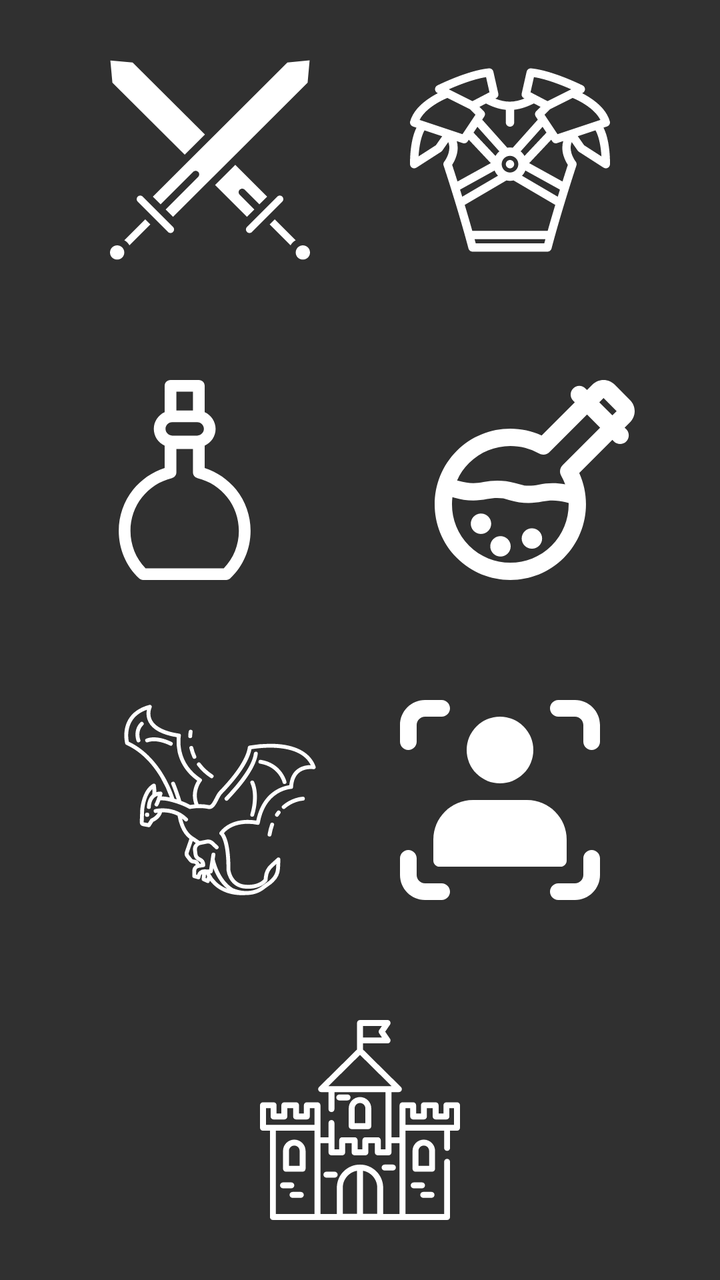
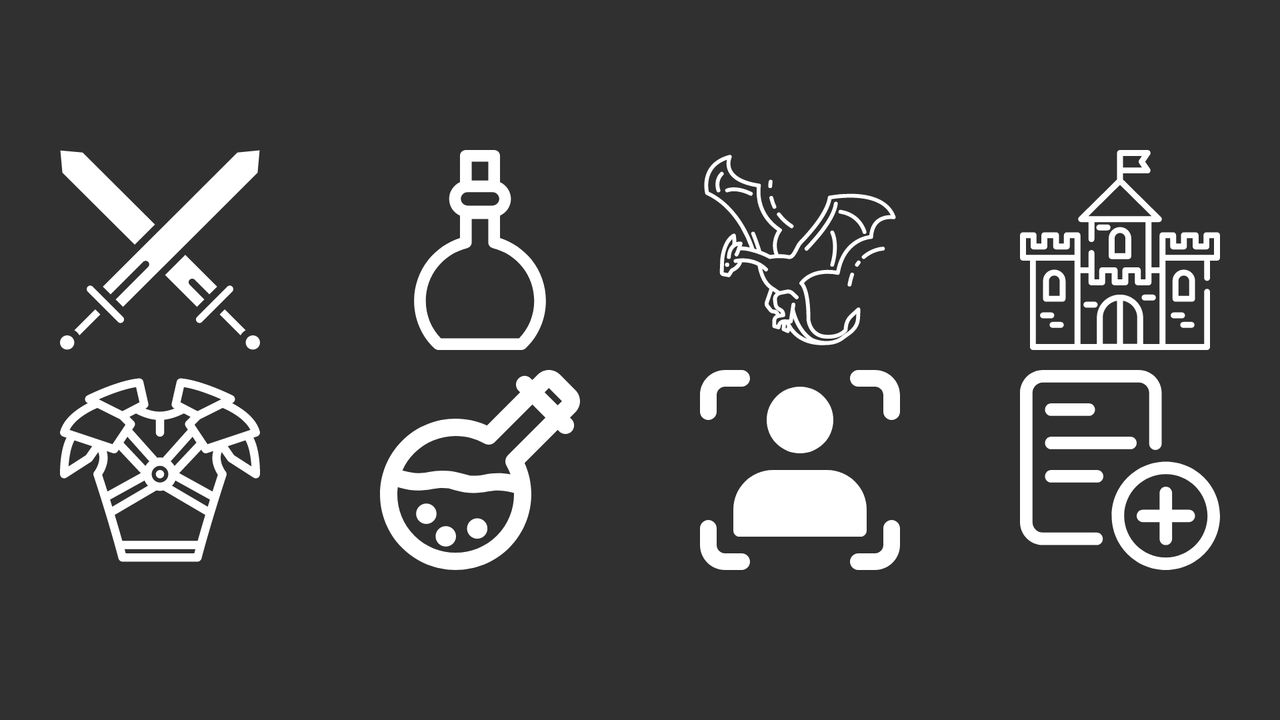

Two renders of one Android screen. The first uses the default layout on a phone; the second uses the alternative layout the repository ships for a different screen configuration, on a matching device. The two XML files are below.
<!-- AndroidManifest.xml: application theme Theme.Design.NoActionBar -->
<!-- res/layout/activity_main.xml -->
<?xml version="1.0" encoding="utf-8"?>
<LinearLayout xmlns:android="http://schemas.android.com/apk/res/android"
    xmlns:app="http://schemas.android.com/apk/res-auto"
    xmlns:tools="http://schemas.android.com/tools"
    android:layout_width="match_parent"
    android:layout_height="match_parent"
    tools:context=".MainActivity"
    android:orientation="vertical"
    android:layout_weight="1">

    <LinearLayout
        android:layout_width="match_parent"
        android:layout_height="wrap_content"
        android:orientation="horizontal"
        android:layout_weight="1"
        android:gravity="center">
        <Button
            android:id="@+id/btnSwords"
            android:layout_width="100dp"
            android:layout_height="100dp"
            android:textSize="40sp"
            android:layout_marginEnd="25dp"
            android:background="@drawable/ic_sword"
            android:backgroundTint="@color/white"

            />
        <Button
            android:id="@+id/btnArmor"
            android:layout_width="100dp"
            android:layout_height="100dp"
            android:background="@drawable/ic_armor"
            android:backgroundTint="@color/white"
            android:textSize="40sp"
            android:layout_marginStart="25dp"/>
    </LinearLayout>
    <LinearLayout
        android:layout_width="match_parent"
        android:layout_height="wrap_content"
        android:orientation="horizontal"
        android:gravity="center"
        android:layout_weight="1">
        <Button
            android:id="@+id/btnDecotions"
            android:layout_width="100dp"
            android:layout_height="100dp"
            android:background="@drawable/ic_potion"
            android:backgroundTint="@color/white"
            android:textSize="40sp"
            android:layout_marginEnd="40dp"/>
        <Button
            android:id="@+id/btnElixirs"
            android:layout_width="100dp"
            android:layout_height="100dp"
            android:background="@drawable/ic_potion__1_"
            android:backgroundTint="@color/white"
            android:textSize="20sp"
            android:layout_marginStart="35dp"/>
    </LinearLayout>
    <LinearLayout
        android:layout_width="match_parent"
        android:layout_height="wrap_content"
        android:orientation="horizontal"
        android:layout_weight="1"
        android:gravity="center">
        <Button
            android:id="@+id/btnBeast"
            android:layout_width="100dp"
            android:layout_height="100dp"
            android:background="@drawable/ic_dragon"
            android:backgroundTint="@color/white"
            android:textSize="20sp"
            android:layout_marginEnd="20dp"/>
        <Button
            android:id="@+id/btnCharacters"
            android:layout_width="100dp"
            android:layout_height="100dp"
            android:background="@drawable/ic_user_images"
            android:backgroundTint="@color/white"
            android:textSize="20sp"
            android:layout_marginStart="20dp"/>
    </LinearLayout>
    <LinearLayout
        android:layout_width="match_parent"
        android:layout_height="wrap_content"
        android:orientation="horizontal"
        android:layout_weight="1"
        android:gravity="center">
        <Button
            android:id="@+id/btnLocations"
            android:layout_width="100dp"
            android:layout_height="100dp"
            android:background="@drawable/ic_castle"
            android:backgroundTint="@color/white"
            android:textSize="65sp"/>

    </LinearLayout>

</LinearLayout>
<!-- resources referenced by this layout -->
<resources>
  <!-- drawable ic_armor: vector/xml drawable (drawable, 4969 chars, omitted) -->
  <!-- drawable ic_castle: vector/xml drawable (drawable, 6291 chars, omitted) -->
  <!-- drawable ic_dragon: vector/xml drawable (drawable, 8676 chars, omitted) -->
  <!-- drawable ic_potion (drawable) -->
  <vector android:height="24dp" android:viewportHeight="512"
      android:viewportWidth="512" android:width="24dp" xmlns:android="http://schemas.android.com/apk/res/android">
      <path android:fillColor="#FF000000" android:pathData="M388.002,280.844c-20.827,-26.115 -49.183,-45.59 -80.769,-55.68v-56.902c16.482,-7.344 28.006,-23.871 28.006,-43.048c0,-19.178 -11.525,-35.705 -28.007,-43.05V15c0,-8.284 -6.716,-15 -15,-15h-72.464c-8.284,0 -15,6.716 -15,15v67.269c-16.358,7.396 -27.775,23.856 -27.775,42.945c0,19.087 11.417,35.548 27.775,42.944v57.007c-31.586,10.09 -59.942,29.564 -80.769,55.68c-23.695,29.712 -36.745,67.046 -36.745,105.125c0,46.442 18.473,89.719 52.017,121.858c2.792,2.675 6.51,4.169 10.377,4.169l212.7,0.003c3.867,0 7.585,-1.493 10.377,-4.169c33.546,-32.14 52.021,-75.418 52.021,-121.862C424.747,347.891 411.697,310.556 388.002,280.844zM234.769,30h42.464v48.101h-42.464V30zM224.107,108.101h64.02c9.436,0 17.113,7.677 17.113,17.113s-7.677,17.112 -17.113,17.112h-64.02c-9.436,0 -17.113,-7.677 -17.113,-17.112C206.994,115.777 214.671,108.101 224.107,108.101zM356.148,482l-200.297,-0.004c-24.934,-25.941 -38.596,-59.815 -38.596,-96.027c0,-64.319 43.604,-119.776 106.036,-134.86c6.734,-1.626 11.478,-7.652 11.478,-14.58v-60.083h42.464v60.083c0,6.928 4.744,12.954 11.478,14.58c62.433,15.084 106.036,70.541 106.036,134.86C394.747,422.183 381.083,456.058 356.148,482z"/>
  </vector>
  <!-- drawable ic_potion__1_: vector/xml drawable (drawable, 2678 chars, omitted) -->
  <!-- drawable ic_sword: vector/xml drawable (drawable, 2767 chars, omitted) -->
  <!-- drawable ic_user_images (drawable) -->
  <vector android:height="24dp" android:viewportHeight="24"
      android:viewportWidth="24" android:width="24dp" xmlns:android="http://schemas.android.com/apk/res/android">
      <path android:fillColor="#FF000000" android:pathData="M12,6m-4,0a4,4 0,1 1,8 0a4,4 0,1 1,-8 0"/>
      <path android:fillColor="#FF000000" android:pathData="m15.25,12h-6.5c-2.619,0 -4.75,2.131 -4.75,4.75v2.5c0,0.414 0.336,0.75 0.75,0.75h14.5c0.414,0 0.75,-0.336 0.75,-0.75v-2.5c0,-2.619 -2.131,-4.75 -4.75,-4.75z"/>
      <path android:fillColor="#FF000000" android:pathData="m5,0h-2c-1.654,0 -3,1.346 -3,3v2c0,0.553 0.448,1 1,1s1,-0.447 1,-1v-2c0,-0.552 0.449,-1 1,-1h2c0.552,0 1,-0.447 1,-1s-0.448,-1 -1,-1z"/>
      <path android:fillColor="#FF000000" android:pathData="m5,22h-2c-0.551,0 -1,-0.448 -1,-1v-2c0,-0.553 -0.448,-1 -1,-1s-1,0.447 -1,1v2c0,1.654 1.346,3 3,3h2c0.552,0 1,-0.447 1,-1s-0.448,-1 -1,-1z"/>
      <path android:fillColor="#FF000000" android:pathData="m21,0h-2c-0.552,0 -1,0.447 -1,1s0.448,1 1,1h2c0.551,0 1,0.448 1,1v2c0,0.553 0.448,1 1,1s1,-0.447 1,-1v-2c0,-1.654 -1.346,-3 -3,-3z"/>
      <path android:fillColor="#FF000000" android:pathData="m23,18c-0.552,0 -1,0.447 -1,1v2c0,0.552 -0.449,1 -1,1h-2c-0.552,0 -1,0.447 -1,1s0.448,1 1,1h2c1.654,0 3,-1.346 3,-3v-2c0,-0.553 -0.448,-1 -1,-1z"/>
  </vector>
</resources>
<!-- res/layout-land/activity_main.xml (the repository's variant of the layout above) -->
<!-- drawn on the phone turned sideways -->
<?xml version="1.0" encoding="utf-8"?>
<LinearLayout xmlns:android="http://schemas.android.com/apk/res/android"
    xmlns:app="http://schemas.android.com/apk/res-auto"
    xmlns:tools="http://schemas.android.com/tools"
    android:layout_width="match_parent"
    android:layout_height="match_parent"
    tools:context=".MainActivity"
    android:orientation="horizontal"
    android:layout_weight="1"
    android:gravity="center">

    <LinearLayout
        android:layout_width="match_parent"
        android:layout_height="wrap_content"
        android:orientation="vertical"
        android:layout_weight="1"
        android:gravity="center">
        <Button
            android:id="@+id/btnSwords"
            android:layout_width="100dp"
            android:layout_height="100dp"
            android:textSize="40sp"
            android:background="@drawable/ic_sword"
            android:backgroundTint="@color/white"
            android:layout_marginBottom="5dp"
            />
        <Button
            android:id="@+id/btnArmor"
            android:layout_width="100dp"
            android:layout_height="100dp"
            android:background="@drawable/ic_armor"
            android:backgroundTint="@color/white"
            android:textSize="40sp"
            android:layout_marginTop="5dp"/>
    </LinearLayout>
    <LinearLayout
        android:layout_width="match_parent"
        android:layout_height="wrap_content"
        android:orientation="vertical"
        android:gravity="center"
        android:layout_weight="1">
        <Button
            android:id="@+id/btnDecotions"
            android:layout_width="100dp"
            android:layout_height="100dp"
            android:background="@drawable/ic_potion"
            android:backgroundTint="@color/white"
            android:textSize="40sp"
            android:layout_marginBottom="5dp"
            />
        <Button
            android:id="@+id/btnElixirs"
            android:layout_width="100dp"
            android:layout_height="100dp"
            android:background="@drawable/ic_potion__1_"
            android:backgroundTint="@color/white"
            android:textSize="20sp"
            android:layout_marginTop="5dp"/>
    </LinearLayout>
    <LinearLayout
        android:layout_width="match_parent"
        android:layout_height="wrap_content"
        android:orientation="vertical"
        android:layout_weight="1"
        android:gravity="center">
        <Button
            android:id="@+id/btnBeast"
            android:layout_width="100dp"
            android:layout_height="100dp"
            android:background="@drawable/ic_dragon"
            android:backgroundTint="@color/white"
            android:textSize="20sp"
            android:layout_marginBottom="5dp"/>
        <Button
            android:id="@+id/btnCharacters"
            android:layout_width="100dp"
            android:layout_height="100dp"
            android:background="@drawable/ic_user_images"
            android:backgroundTint="@color/white"
            android:textSize="20sp"
            android:layout_marginTop="5dp"/>
    </LinearLayout>
    <LinearLayout
        android:layout_width="match_parent"
        android:layout_height="wrap_content"
        android:orientation="vertical"
        android:layout_weight="1"
        android:gravity="center_horizontal"
        >
        <Button
            android:id="@+id/btnLocations"
            android:layout_width="100dp"
            android:layout_height="100dp"
            android:background="@drawable/ic_castle"
            android:backgroundTint="@color/white"
            android:textSize="65sp"
            android:layout_marginBottom="5dp"/>
            />
        <Button
            android:id="@+id/btnAddRecord"
            android:layout_width="100dp"
            android:layout_height="100dp"
            android:background="@drawable/ic_add"
            android:backgroundTint="@color/white"
            android:textSize="65sp"
            android:layout_marginTop="5dp"/>/>
    </LinearLayout>

</LinearLayout>
<!-- resources referenced by the variant -->
<!-- as the phone turned sideways resolves them -->
<resources>
  <!-- drawable ic_potion (drawable) -->
  <vector android:height="24dp" android:viewportHeight="512"
      android:viewportWidth="512" android:width="24dp" xmlns:android="http://schemas.android.com/apk/res/android">
      <path android:fillColor="#FF000000" android:pathData="M388.002,280.844c-20.827,-26.115 -49.183,-45.59 -80.769,-55.68v-56.902c16.482,-7.344 28.006,-23.871 28.006,-43.048c0,-19.178 -11.525,-35.705 -28.007,-43.05V15c0,-8.284 -6.716,-15 -15,-15h-72.464c-8.284,0 -15,6.716 -15,15v67.269c-16.358,7.396 -27.775,23.856 -27.775,42.945c0,19.087 11.417,35.548 27.775,42.944v57.007c-31.586,10.09 -59.942,29.564 -80.769,55.68c-23.695,29.712 -36.745,67.046 -36.745,105.125c0,46.442 18.473,89.719 52.017,121.858c2.792,2.675 6.51,4.169 10.377,4.169l212.7,0.003c3.867,0 7.585,-1.493 10.377,-4.169c33.546,-32.14 52.021,-75.418 52.021,-121.862C424.747,347.891 411.697,310.556 388.002,280.844zM234.769,30h42.464v48.101h-42.464V30zM224.107,108.101h64.02c9.436,0 17.113,7.677 17.113,17.113s-7.677,17.112 -17.113,17.112h-64.02c-9.436,0 -17.113,-7.677 -17.113,-17.112C206.994,115.777 214.671,108.101 224.107,108.101zM356.148,482l-200.297,-0.004c-24.934,-25.941 -38.596,-59.815 -38.596,-96.027c0,-64.319 43.604,-119.776 106.036,-134.86c6.734,-1.626 11.478,-7.652 11.478,-14.58v-60.083h42.464v60.083c0,6.928 4.744,12.954 11.478,14.58c62.433,15.084 106.036,70.541 106.036,134.86C394.747,422.183 381.083,456.058 356.148,482z"/>
  </vector>
  <!-- drawable ic_user_images (drawable) -->
  <vector android:height="24dp" android:viewportHeight="24"
      android:viewportWidth="24" android:width="24dp" xmlns:android="http://schemas.android.com/apk/res/android">
      <path android:fillColor="#FF000000" android:pathData="M12,6m-4,0a4,4 0,1 1,8 0a4,4 0,1 1,-8 0"/>
      <path android:fillColor="#FF000000" android:pathData="m15.25,12h-6.5c-2.619,0 -4.75,2.131 -4.75,4.75v2.5c0,0.414 0.336,0.75 0.75,0.75h14.5c0.414,0 0.75,-0.336 0.75,-0.75v-2.5c0,-2.619 -2.131,-4.75 -4.75,-4.75z"/>
      <path android:fillColor="#FF000000" android:pathData="m5,0h-2c-1.654,0 -3,1.346 -3,3v2c0,0.553 0.448,1 1,1s1,-0.447 1,-1v-2c0,-0.552 0.449,-1 1,-1h2c0.552,0 1,-0.447 1,-1s-0.448,-1 -1,-1z"/>
      <path android:fillColor="#FF000000" android:pathData="m5,22h-2c-0.551,0 -1,-0.448 -1,-1v-2c0,-0.553 -0.448,-1 -1,-1s-1,0.447 -1,1v2c0,1.654 1.346,3 3,3h2c0.552,0 1,-0.447 1,-1s-0.448,-1 -1,-1z"/>
      <path android:fillColor="#FF000000" android:pathData="m21,0h-2c-0.552,0 -1,0.447 -1,1s0.448,1 1,1h2c0.551,0 1,0.448 1,1v2c0,0.553 0.448,1 1,1s1,-0.447 1,-1v-2c0,-1.654 -1.346,-3 -3,-3z"/>
      <path android:fillColor="#FF000000" android:pathData="m23,18c-0.552,0 -1,0.447 -1,1v2c0,0.552 -0.449,1 -1,1h-2c-0.552,0 -1,0.447 -1,1s0.448,1 1,1h2c1.654,0 3,-1.346 3,-3v-2c0,-0.553 -0.448,-1 -1,-1z"/>
  </vector>
</resources>
